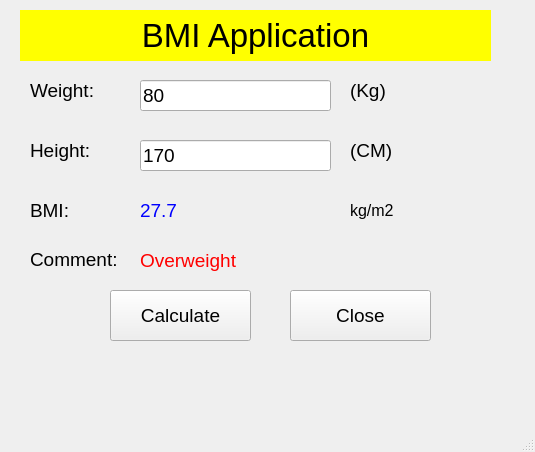
<?xml version="1.0" encoding="UTF-8"?>
<ui version="4.0">
 <class>MainWindow</class>
 <widget class="QMainWindow" name="MainWindow">
  <property name="geometry">
   <rect>
    <x>0</x>
    <y>0</y>
    <width>535</width>
    <height>452</height>
   </rect>
  </property>
  <property name="windowTitle">
   <string>Hoàng Phương Anh</string>
  </property>
  <widget class="QWidget" name="centralwidget">
   <widget class="QLabel" name="label">
    <property name="geometry">
     <rect>
      <x>20</x>
      <y>10</y>
      <width>471</width>
      <height>51</height>
     </rect>
    </property>
    <property name="font">
     <font>
      <pointsize>25</pointsize>
     </font>
    </property>
    <property name="styleSheet">
     <string notr="true">background-color: rgb(255, 255, 0);
color: rgb(0, 0, 0);
</string>
    </property>
    <property name="text">
     <string>BMI Application</string>
    </property>
    <property name="alignment">
     <set>Qt::AlignCenter</set>
    </property>
   </widget>
   <widget class="QLabel" name="label_2">
    <property name="geometry">
     <rect>
      <x>30</x>
      <y>70</y>
      <width>81</width>
      <height>41</height>
     </rect>
    </property>
    <property name="font">
     <font>
      <pointsize>14</pointsize>
     </font>
    </property>
    <property name="text">
     <string>Weight:</string>
    </property>
   </widget>
   <widget class="QLineEdit" name="lineEditWeight">
    <property name="geometry">
     <rect>
      <x>140</x>
      <y>80</y>
      <width>191</width>
      <height>31</height>
     </rect>
    </property>
    <property name="font">
     <font>
      <pointsize>14</pointsize>
     </font>
    </property>
    <property name="text">
     <string>80</string>
    </property>
   </widget>
   <widget class="QLabel" name="label_3">
    <property name="geometry">
     <rect>
      <x>350</x>
      <y>70</y>
      <width>81</width>
      <height>41</height>
     </rect>
    </property>
    <property name="font">
     <font>
      <pointsize>14</pointsize>
     </font>
    </property>
    <property name="text">
     <string>(Kg)</string>
    </property>
   </widget>
   <widget class="QLabel" name="label_4">
    <property name="geometry">
     <rect>
      <x>350</x>
      <y>130</y>
      <width>81</width>
      <height>41</height>
     </rect>
    </property>
    <property name="font">
     <font>
      <pointsize>14</pointsize>
     </font>
    </property>
    <property name="text">
     <string>(CM)</string>
    </property>
   </widget>
   <widget class="QLineEdit" name="lineEditHeight">
    <property name="geometry">
     <rect>
      <x>140</x>
      <y>140</y>
      <width>191</width>
      <height>31</height>
     </rect>
    </property>
    <property name="font">
     <font>
      <pointsize>14</pointsize>
     </font>
    </property>
    <property name="text">
     <string>170</string>
    </property>
   </widget>
   <widget class="QLabel" name="label_5">
    <property name="geometry">
     <rect>
      <x>30</x>
      <y>130</y>
      <width>81</width>
      <height>41</height>
     </rect>
    </property>
    <property name="font">
     <font>
      <pointsize>14</pointsize>
     </font>
    </property>
    <property name="text">
     <string>Height:</string>
    </property>
   </widget>
   <widget class="QPushButton" name="pushButtonCalculate">
    <property name="geometry">
     <rect>
      <x>110</x>
      <y>290</y>
      <width>141</width>
      <height>51</height>
     </rect>
    </property>
    <property name="font">
     <font>
      <pointsize>14</pointsize>
     </font>
    </property>
    <property name="text">
     <string>Calculate</string>
    </property>
    <property name="icon">
     <iconset>
      <normaloff>images/ic_calculate.png</normaloff>images/ic_calculate.png</iconset>
    </property>
    <property name="iconSize">
     <size>
      <width>32</width>
      <height>32</height>
     </size>
    </property>
   </widget>
   <widget class="QPushButton" name="pushButtonClose">
    <property name="geometry">
     <rect>
      <x>290</x>
      <y>290</y>
      <width>141</width>
      <height>51</height>
     </rect>
    </property>
    <property name="font">
     <font>
      <pointsize>14</pointsize>
     </font>
    </property>
    <property name="text">
     <string>Close</string>
    </property>
    <property name="icon">
     <iconset>
      <normaloff>images/ic_close.png</normaloff>images/ic_close.png</iconset>
    </property>
    <property name="iconSize">
     <size>
      <width>32</width>
      <height>32</height>
     </size>
    </property>
   </widget>
   <widget class="QLabel" name="label_6">
    <property name="geometry">
     <rect>
      <x>30</x>
      <y>190</y>
      <width>81</width>
      <height>41</height>
     </rect>
    </property>
    <property name="font">
     <font>
      <pointsize>14</pointsize>
     </font>
    </property>
    <property name="text">
     <string>BMI:</string>
    </property>
   </widget>
   <widget class="QLabel" name="label_7">
    <property name="geometry">
     <rect>
      <x>30</x>
      <y>239</y>
      <width>91</width>
      <height>41</height>
     </rect>
    </property>
    <property name="font">
     <font>
      <pointsize>14</pointsize>
     </font>
    </property>
    <property name="text">
     <string>Comment:</string>
    </property>
   </widget>
   <widget class="QLabel" name="labelComment">
    <property name="geometry">
     <rect>
      <x>140</x>
      <y>240</y>
      <width>281</width>
      <height>41</height>
     </rect>
    </property>
    <property name="palette">
     <palette>
      <active>
       <colorrole role="WindowText">
        <brush brushstyle="SolidPattern">
         <color alpha="255">
          <red>255</red>
          <green>0</green>
          <blue>0</blue>
         </color>
        </brush>
       </colorrole>
       <colorrole role="Button">
        <brush brushstyle="SolidPattern">
         <color alpha="255">
          <red>255</red>
          <green>0</green>
          <blue>0</blue>
         </color>
        </brush>
       </colorrole>
       <colorrole role="Light">
        <brush brushstyle="SolidPattern">
         <color alpha="255">
          <red>255</red>
          <green>127</green>
          <blue>127</blue>
         </color>
        </brush>
       </colorrole>
       <colorrole role="Midlight">
        <brush brushstyle="SolidPattern">
         <color alpha="255">
          <red>255</red>
          <green>63</green>
          <blue>63</blue>
         </color>
        </brush>
       </colorrole>
       <colorrole role="Dark">
        <brush brushstyle="SolidPattern">
         <color alpha="255">
          <red>127</red>
          <green>0</green>
          <blue>0</blue>
         </color>
        </brush>
       </colorrole>
       <colorrole role="Mid">
        <brush brushstyle="SolidPattern">
         <color alpha="255">
          <red>170</red>
          <green>0</green>
          <blue>0</blue>
         </color>
        </brush>
       </colorrole>
       <colorrole role="Text">
        <brush brushstyle="SolidPattern">
         <color alpha="255">
          <red>255</red>
          <green>0</green>
          <blue>0</blue>
         </color>
        </brush>
       </colorrole>
       <colorrole role="BrightText">
        <brush brushstyle="SolidPattern">
         <color alpha="255">
          <red>255</red>
          <green>255</green>
          <blue>255</blue>
         </color>
        </brush>
       </colorrole>
       <colorrole role="ButtonText">
        <brush brushstyle="SolidPattern">
         <color alpha="255">
          <red>255</red>
          <green>0</green>
          <blue>0</blue>
         </color>
        </brush>
       </colorrole>
       <colorrole role="Base">
        <brush brushstyle="SolidPattern">
         <color alpha="255">
          <red>255</red>
          <green>255</green>
          <blue>255</blue>
         </color>
        </brush>
       </colorrole>
       <colorrole role="Window">
        <brush brushstyle="SolidPattern">
         <color alpha="255">
          <red>255</red>
          <green>0</green>
          <blue>0</blue>
         </color>
        </brush>
       </colorrole>
       <colorrole role="Shadow">
        <brush brushstyle="SolidPattern">
         <color alpha="255">
          <red>0</red>
          <green>0</green>
          <blue>0</blue>
         </color>
        </brush>
       </colorrole>
       <colorrole role="AlternateBase">
        <brush brushstyle="SolidPattern">
         <color alpha="255">
          <red>255</red>
          <green>127</green>
          <blue>127</blue>
         </color>
        </brush>
       </colorrole>
       <colorrole role="ToolTipBase">
        <brush brushstyle="SolidPattern">
         <color alpha="255">
          <red>255</red>
          <green>255</green>
          <blue>220</blue>
         </color>
        </brush>
       </colorrole>
       <colorrole role="ToolTipText">
        <brush brushstyle="SolidPattern">
         <color alpha="255">
          <red>0</red>
          <green>0</green>
          <blue>0</blue>
         </color>
        </brush>
       </colorrole>
      </active>
      <inactive>
       <colorrole role="WindowText">
        <brush brushstyle="SolidPattern">
         <color alpha="255">
          <red>255</red>
          <green>0</green>
          <blue>0</blue>
         </color>
        </brush>
       </colorrole>
       <colorrole role="Button">
        <brush brushstyle="SolidPattern">
         <color alpha="255">
          <red>255</red>
          <green>0</green>
          <blue>0</blue>
         </color>
        </brush>
       </colorrole>
       <colorrole role="Light">
        <brush brushstyle="SolidPattern">
         <color alpha="255">
          <red>255</red>
          <green>127</green>
          <blue>127</blue>
         </color>
        </brush>
       </colorrole>
       <colorrole role="Midlight">
        <brush brushstyle="SolidPattern">
         <color alpha="255">
          <red>255</red>
          <green>63</green>
          <blue>63</blue>
         </color>
        </brush>
       </colorrole>
       <colorrole role="Dark">
        <brush brushstyle="SolidPattern">
         <color alpha="255">
          <red>127</red>
          <green>0</green>
          <blue>0</blue>
         </color>
        </brush>
       </colorrole>
       <colorrole role="Mid">
        <brush brushstyle="SolidPattern">
         <color alpha="255">
          <red>170</red>
          <green>0</green>
          <blue>0</blue>
         </color>
        </brush>
       </colorrole>
       <colorrole role="Text">
        <brush brushstyle="SolidPattern">
         <color alpha="255">
          <red>255</red>
          <green>0</green>
          <blue>0</blue>
         </color>
        </brush>
       </colorrole>
       <colorrole role="BrightText">
        <brush brushstyle="SolidPattern">
         <color alpha="255">
          <red>255</red>
          <green>255</green>
          <blue>255</blue>
         </color>
        </brush>
       </colorrole>
       <colorrole role="ButtonText">
        <brush brushstyle="SolidPattern">
         <color alpha="255">
          <red>255</red>
          <green>0</green>
          <blue>0</blue>
         </color>
        </brush>
       </colorrole>
       <colorrole role="Base">
        <brush brushstyle="SolidPattern">
         <color alpha="255">
          <red>255</red>
          <green>255</green>
          <blue>255</blue>
         </color>
        </brush>
       </colorrole>
       <colorrole role="Window">
        <brush brushstyle="SolidPattern">
         <color alpha="255">
          <red>255</red>
          <green>0</green>
          <blue>0</blue>
         </color>
        </brush>
       </colorrole>
       <colorrole role="Shadow">
        <brush brushstyle="SolidPattern">
         <color alpha="255">
          <red>0</red>
          <green>0</green>
          <blue>0</blue>
         </color>
        </brush>
       </colorrole>
       <colorrole role="AlternateBase">
        <brush brushstyle="SolidPattern">
         <color alpha="255">
          <red>255</red>
          <green>127</green>
          <blue>127</blue>
         </color>
        </brush>
       </colorrole>
       <colorrole role="ToolTipBase">
        <brush brushstyle="SolidPattern">
         <color alpha="255">
          <red>255</red>
          <green>255</green>
          <blue>220</blue>
         </color>
        </brush>
       </colorrole>
       <colorrole role="ToolTipText">
        <brush brushstyle="SolidPattern">
         <color alpha="255">
          <red>0</red>
          <green>0</green>
          <blue>0</blue>
         </color>
        </brush>
       </colorrole>
      </inactive>
      <disabled>
       <colorrole role="WindowText">
        <brush brushstyle="SolidPattern">
         <color alpha="255">
          <red>255</red>
          <green>0</green>
          <blue>0</blue>
         </color>
        </brush>
       </colorrole>
       <colorrole role="Button">
        <brush brushstyle="SolidPattern">
         <color alpha="255">
          <red>255</red>
          <green>0</green>
          <blue>0</blue>
         </color>
        </brush>
       </colorrole>
       <colorrole role="Light">
        <brush brushstyle="SolidPattern">
         <color alpha="255">
          <red>255</red>
          <green>127</green>
          <blue>127</blue>
         </color>
        </brush>
       </colorrole>
       <colorrole role="Midlight">
        <brush brushstyle="SolidPattern">
         <color alpha="255">
          <red>255</red>
          <green>63</green>
          <blue>63</blue>
         </color>
        </brush>
       </colorrole>
       <colorrole role="Dark">
        <brush brushstyle="SolidPattern">
         <color alpha="255">
          <red>127</red>
          <green>0</green>
          <blue>0</blue>
         </color>
        </brush>
       </colorrole>
       <colorrole role="Mid">
        <brush brushstyle="SolidPattern">
         <color alpha="255">
          <red>170</red>
          <green>0</green>
          <blue>0</blue>
         </color>
        </brush>
       </colorrole>
       <colorrole role="Text">
        <brush brushstyle="SolidPattern">
         <color alpha="255">
          <red>255</red>
          <green>0</green>
          <blue>0</blue>
         </color>
        </brush>
       </colorrole>
       <colorrole role="BrightText">
        <brush brushstyle="SolidPattern">
         <color alpha="255">
          <red>255</red>
          <green>255</green>
          <blue>255</blue>
         </color>
        </brush>
       </colorrole>
       <colorrole role="ButtonText">
        <brush brushstyle="SolidPattern">
         <color alpha="255">
          <red>255</red>
          <green>0</green>
          <blue>0</blue>
         </color>
        </brush>
       </colorrole>
       <colorrole role="Base">
        <brush brushstyle="SolidPattern">
         <color alpha="255">
          <red>255</red>
          <green>0</green>
          <blue>0</blue>
         </color>
        </brush>
       </colorrole>
       <colorrole role="Window">
        <brush brushstyle="SolidPattern">
         <color alpha="255">
          <red>255</red>
          <green>0</green>
          <blue>0</blue>
         </color>
        </brush>
       </colorrole>
       <colorrole role="Shadow">
        <brush brushstyle="SolidPattern">
         <color alpha="255">
          <red>0</red>
          <green>0</green>
          <blue>0</blue>
         </color>
        </brush>
       </colorrole>
       <colorrole role="AlternateBase">
        <brush brushstyle="SolidPattern">
         <color alpha="255">
          <red>255</red>
          <green>0</green>
          <blue>0</blue>
         </color>
        </brush>
       </colorrole>
       <colorrole role="ToolTipBase">
        <brush brushstyle="SolidPattern">
         <color alpha="255">
          <red>255</red>
          <green>255</green>
          <blue>220</blue>
         </color>
        </brush>
       </colorrole>
       <colorrole role="ToolTipText">
        <brush brushstyle="SolidPattern">
         <color alpha="255">
          <red>0</red>
          <green>0</green>
          <blue>0</blue>
         </color>
        </brush>
       </colorrole>
      </disabled>
     </palette>
    </property>
    <property name="font">
     <font>
      <pointsize>14</pointsize>
     </font>
    </property>
    <property name="styleSheet">
     <string notr="true">color: rgb(255, 0, 0);</string>
    </property>
    <property name="text">
     <string>Overweight</string>
    </property>
   </widget>
   <widget class="QLabel" name="labelBMI">
    <property name="geometry">
     <rect>
      <x>140</x>
      <y>190</y>
      <width>191</width>
      <height>41</height>
     </rect>
    </property>
    <property name="font">
     <font>
      <pointsize>14</pointsize>
     </font>
    </property>
    <property name="styleSheet">
     <string notr="true">color: rgb(0, 0, 255);</string>
    </property>
    <property name="text">
     <string>27.7</string>
    </property>
   </widget>
   <widget class="QLabel" name="label_10">
    <property name="geometry">
     <rect>
      <x>350</x>
      <y>190</y>
      <width>81</width>
      <height>41</height>
     </rect>
    </property>
    <property name="font">
     <font>
      <pointsize>14</pointsize>
     </font>
    </property>
    <property name="text">
     <string>&lt;!DOCTYPE HTML PUBLIC &quot;-//W3C//DTD HTML 4.0//EN&quot; &quot;http://www.w3.org/TR/REC-html40/strict.dtd&quot;&gt;
&lt;html&gt;&lt;head&gt;&lt;meta name=&quot;qrichtext&quot; content=&quot;1&quot; /&gt;&lt;style type=&quot;text/css&quot;&gt;
p, li { white-space: pre-wrap; }
&lt;/style&gt;&lt;/head&gt;&lt;body style=&quot; font-family:'MS Shell Dlg 2'; font-size:12pt; font-weight:400; font-style:normal;&quot;&gt;
&lt;p style=&quot; margin-top:12px; margin-bottom:12px; margin-left:0px; margin-right:0px; -qt-block-indent:0; text-indent:0px;&quot;&gt;kg/m2&lt;/p&gt;&lt;/body&gt;&lt;/html&gt;</string>
    </property>
   </widget>
  </widget>
  <widget class="QMenuBar" name="menubar">
   <property name="geometry">
    <rect>
     <x>0</x>
     <y>0</y>
     <width>535</width>
     <height>22</height>
    </rect>
   </property>
  </widget>
  <widget class="QStatusBar" name="statusbar"/>
 </widget>
 <resources/>
 <connections>
  <connection>
   <sender>pushButtonClose</sender>
   <signal>clicked()</signal>
   <receiver>MainWindow</receiver>
   <slot>close()</slot>
   <hints>
    <hint type="sourcelabel">
     <x>360</x>
     <y>341</y>
    </hint>
    <hint type="destinationlabel">
     <x>253</x>
     <y>202</y>
    </hint>
   </hints>
  </connection>
 </connections>
</ui>
